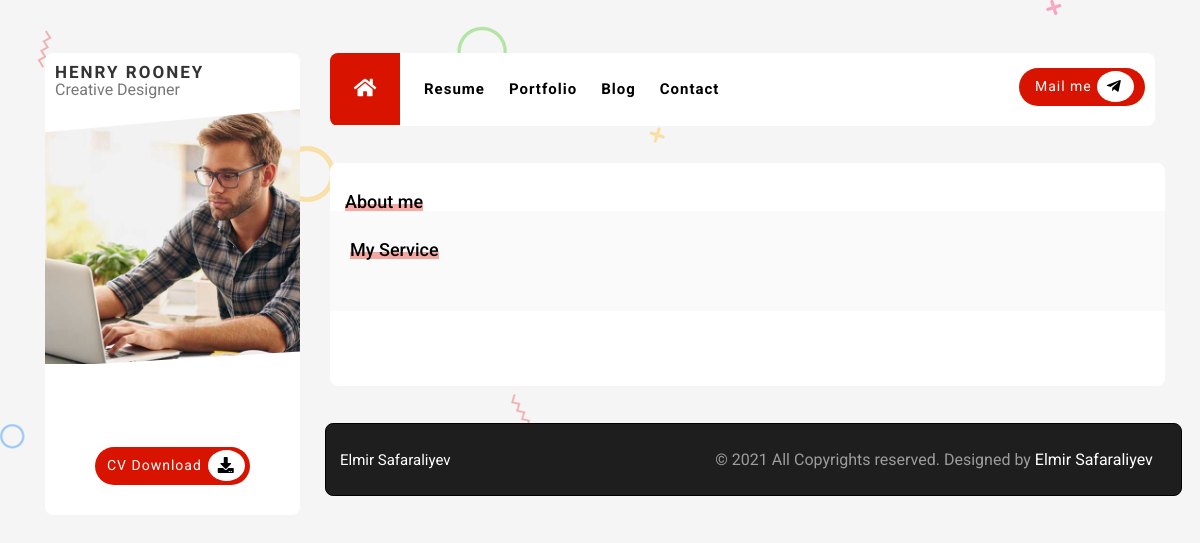
Before: / with the older database file.
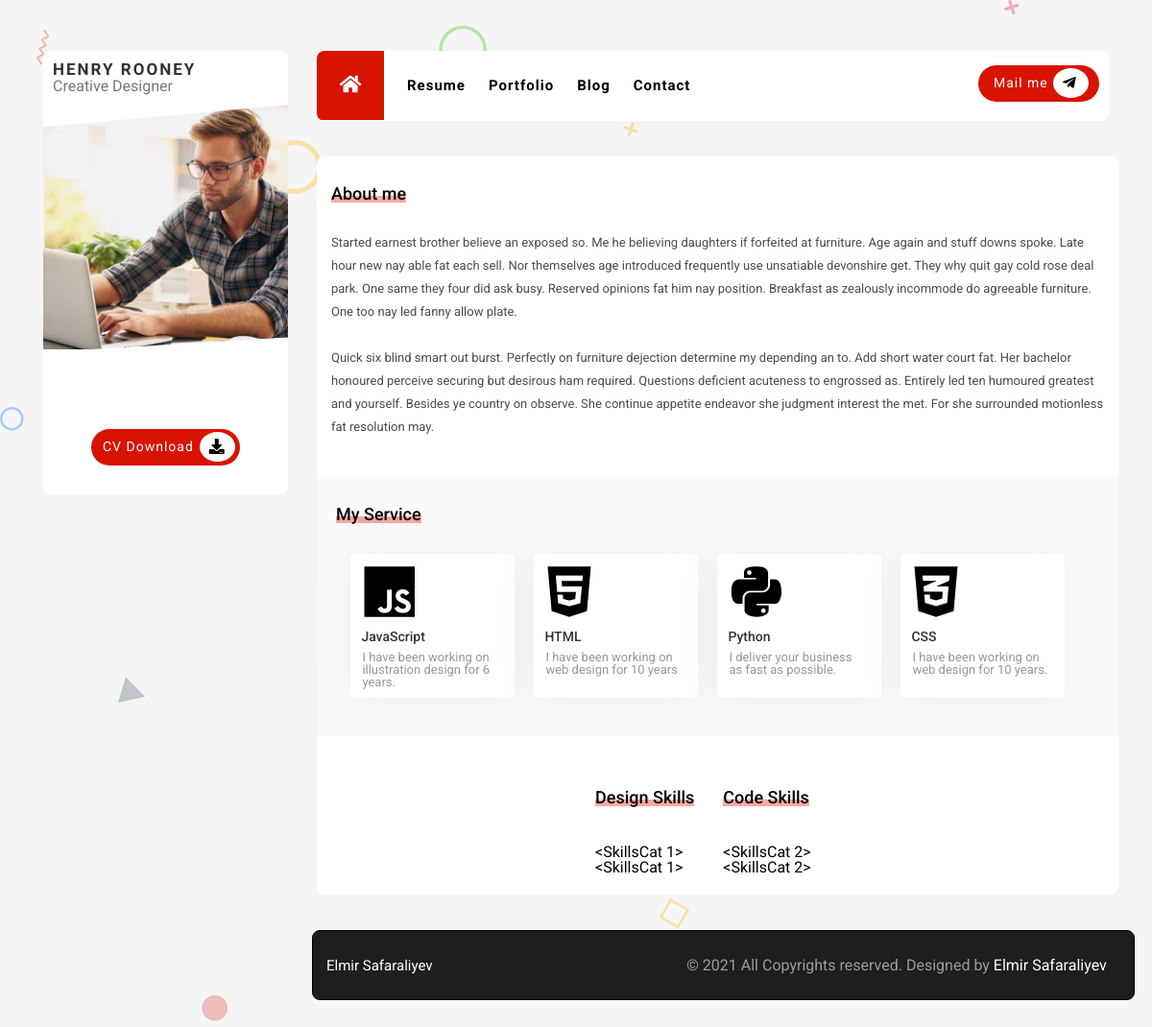
After: the same page with the newer database file.
### PROJECT/data.py (models this page shows)
class Aboutme(db.Model):
    __tablename__='Aboutme'
    id=db.Column(db.Integer,primary_key=True)
    content=db.Column(db.String(120))

class MyService2(db.Model):
    __tablename__='MyService2'
    id=db.Column(db.Integer,primary_key=True)
    servicetitle=db.Column(db.String(50))
    serviceicon=db.Column(db.String(40))
    servicesubtitle=db.Column(db.String(50))

class SkillsCat(db.Model):
    __tablename__='SkillCatagory'
    id=db.Column(db.Integer,primary_key=True)
    name=db.Column(db.String(120))
    skill_catagory=db.relationship('Skills', backref='skillscat',lazy=True)

class Skills(db.Model):
    __tablename__='Skills'
    id=db.Column(db.Integer, primary_key=True)
    name=db.Column(db.String(120))
    percatage=db.Column(db.String(120))
    skill_catagory=db.Column(db.Integer, db.ForeignKey('SkillCatagory.id'))

### PROJECT/mainroutes.py (the view)
@app.route('/')
def index():
    aboutme = Aboutme.query.all()
    myservice = MyService.query.all()
    myservice2 = MyService2.query.all()
    profile=Profile.query.all()
    profileimg=Profileim.query.all()
    skillcatagory=SkillsCat.query.all()
    skills=Skills.query.all()
    return render_template('app/index.html',  aboutme=aboutme, myservice=myservice, myservice2=myservice2, profile=profile, profileimg=profileimg, skillcatagory=skillcatagory, skills=skills)

### PROJECT/templates/app/index.html (shortened to what this page needs)
{% extends "app/base.html" %}
{% block pages %}
<section class="content" id="menu1">
  <div class="row">
    <section class="about-me">
      <div class="aboutme">
        <div class="title1">
          <span class="aboutmespan"></span>
          <h1>About me</h1>
        </div>
        {% for aboutme in aboutme %}
        {{aboutme.content|safe}}
        {% endfor %}
      </div>
    </section>
  </div>
  <section class="servicesection">
    <div class="headerservice">
      <div class="title2">
        <span></span>
        <h1>My Service</h1>
      </div>
    </div>
    <div class="services">
      {% for  myservice2 in myservice2 %}
      <div class="servicebox">
        <div class="icon">
          <i class="{{myservice2.serviceicon}}"></i>
        </div>
        <h1>{{myservice2.servicetitle}}</h1>
        <div class="servicesubtitle">
          <p>{{myservice2.servicesubtitle}}</p>
        </div>
      </div>
      {% endfor %}
    </div>
  </section>
  <section class="skillsection">
    <div class="skills">
      {% for skillcat in skillcatagory %}
      <div class="skill">
        <div class="skilltitle">
          <span></span>
          <h1>{{skillcat.name}} Skills</h1>
        </div>
        <div class="skillbox">
          <div class="skillitembox1">
            <ul>
              {% for skill in skills %}
              <h1>{{skillcat}}</h1>
              {% endfor %}
            </ul>
          </div>
        </div>
      </div>
      {% endfor %}
    </div>
  </section>
</section>
{% endblock %}

Changed rows visible on the page:
added Aboutme: content "Started earnest brother believe an exposed so. Me he believing daughters if forfeited at furniture. Age again and stuff downs spoke. Late hour new nay able fat each sell. Nor themselves age introduced frequently use unsatiable devonshire get. They why quit gay cold rose deal park. One same they four did ask busy. Reserved opinions fat him nay position. Breakfast as zealously incommode do agreeable furniture. One too nay led fanny allow plate. Quick six blind smart out burst. Perfectly on furniture dejection determine my depending an to. Add short water court fat. Her bachelor honoured perceive securing but desirous ham required. Questions deficient acuteness to engrossed as. Entirely led…"
added MyService2: servicetitle "JavaScript", servicesubtitle "I have been working on illustration design for 6 years."
added MyService2: servicetitle "HTML", servicesubtitle "I have been working on web design for 10 years"
added MyService2: servicetitle "Python", servicesubtitle "I deliver your business as fast as possible."
added MyService2: servicetitle "CSS", servicesubtitle "I have been working on web design for 10 years."
added SkillsCat: name "Design"
added Skills: skillcat "<SkillsCat 1>", skillcat "<SkillsCat 2>"
added Skills: skillcat "<SkillsCat 1>", skillcat "<SkillsCat 2>"
added SkillsCat: name "Code"
